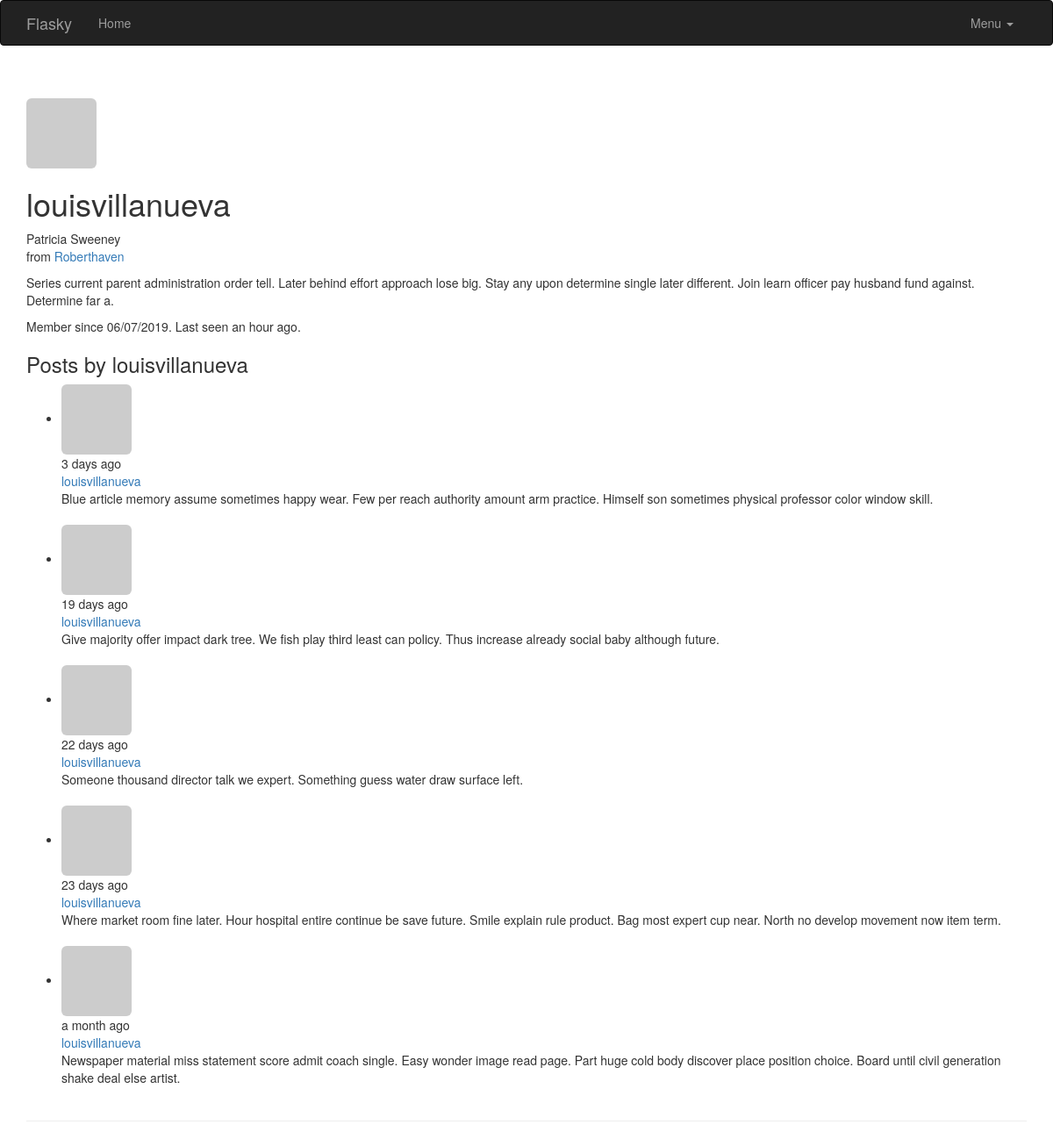
The app's page /user/louisvillanueva with its own data.
### app/models.py (models this page shows, shortened)
class User(UserMixin,db.Model):
    __tablename__ = 'users'
    id = db.Column(db.Integer, primary_key=True)
    email = db.Column(db.String(64),unique=True,index=True)
    username = db.Column(db.String(64), unique=True, index=True)
    password_hash = db.Column(db.String(128))
    role_id = db.Column(db.Integer, db.ForeignKey('roles.id'))
    confirmed = db.Column(db.Boolean,default=False)
    posts = db.relationship('Post',backref='author',lazy='dynamic')
    name = db.Column(db.String(64))
    location = db.Column(db.String(64))
    about_me = db.Column(db.Text())
    member_since = db.Column(db.DateTime(),default=datetime.utcnow)
    last_seen = db.Column(db.DateTime(),default=datetime.utcnow)
    avatar_hash = db.Column(db.String(32))
    @property
    def password(self):
        raise AttributeError('password is not a readable attribute')
    def gravatar(self,size=100,default='identicon',rating='g'):
        if request.is_secure:
            url = 'http://secure.gravatar.com/avatar'
        else:
            url = 'http://www.gravatar.com/avatar'
        hash = self.avatar_hash or self.gravatar_hash()
        return '{url}/{hash}?s={size}&d={default}&r={rating}'.format(url=url,hash=hash,size=size,default=default,rating=rating)

class Post(db.Model):
    __tablename__ = 'posts'
    id = db.Column(db.Integer,primary_key=True)
    body = db.Column(db.Text)
    timestamp = db.Column(db.DateTime,index=True,default=datetime.utcnow)
    author_id = db.Column(db.Integer,db.ForeignKey('users.id'))

### app/main/views.py (the view)
@main.route('/user/<username>')
def user(username):
    user = User.query.filter_by(username=username).first_or_404()
    if user is None:
        abort(404)
    posts = user.posts.order_by(Post.timestamp.desc()).all()
    return render_template('user.html', user = user,posts=posts)

### app/auth/views.py (called while the page is built)
@auth.before_app_request
def before_request():
    if current_user.is_authenticated:
        current_user.ping()
        if  not current_user.confirmed \
            and request.endpoint\
            and request.blueprint != "auth" \
            and request.endpoint != 'static':
                return redirect(url_for('auth.unconfirmed'))

### app/main/__init__.py (called while the page is built)
@main.app_context_processor
def inject_permissions():
    return dict(Permission=Permission)

### app/models.py (called while the page is built)
    def is_administrator(self):
        return False

### app/templates/user.html (shortened to what this page needs)
{% extends "base.html" %}
{% block page_content %}
<div class="page-header">
    <img class="img-rounded profile-thumbnail" src="{{ user.gravatar(size=256) }}">
    <div class="profile-header">
        <h1>{{ user.username }}</h1>
        {% if user.name or user.location %}
        <p>
            {% if user.name %}{{ user.name }}<br>{% endif %}
            {% if user.location %}
                from <a href="http://maps.google.com/?q={{ user.location }}">{{ user.location }}</a><br>
            {% endif %}
        </p>
        {% endif %}
        {% if user.about_me %}<p>{{ user.about_me }}</p>{% endif %}
        <p>Member since {{ moment(user.member_since).format('L') }}. Last seen {{ moment(user.last_seen).fromNow() }}.</p>
        <h3>Posts by {{ user.username }}</h3>
        {% include '_posts.html' %}
    </div>
</div>
{% endblock %}

### app/templates/_posts.html
<ul class="posts">
        {% for post in posts %}
        <li class="post">
            <div class = "profile-thumbnail">
                 <a href="{{url_for('.user',username=post.author.username)}}">
                     <img class="img-rounded profile-thumbnail" src="{{post.author.gravatar(size=40)}}">
                 </a>
            </div>
            <div class="post-date">{{moment(post.timestamp).fromNow()}}</div>
            <div class="post-author">
                <a href="{{url_for('.user',username=post.author.username)}}">
                    {{post.author.username}}
                </a>
            </div>
            <div class="post-body">{{post.body}}</div>
            <br>
        </li>
        {% endfor %}
</ul>

### records on screen
User: username "louisvillanueva", name "Patricia Sweeney", location "Roberthaven", about_me "Series current parent administration order tell. Later behind effort approach lose big. Stay any upon determine single later different. Join learn officer pay husband fund against. Determine far a.", member_since "06/07/2019", last_seen "an hour ago"
Post: timestamp "3 days ago", author.username "louisvillanueva", body "Blue article memory assume sometimes happy wear. Few per reach authority amount arm practice. Himself son sometimes physical professor color window skill."
Post: timestamp "19 days ago", author.username "louisvillanueva", body "Give majority offer impact dark tree. We fish play third least can policy. Thus increase already social baby although future."
Post: timestamp "22 days ago", author.username "louisvillanueva", body "Someone thousand director talk we expert. Something guess water draw surface left."
Post: timestamp "23 days ago", author.username "louisvillanueva", body "Where market room fine later. Hour hospital entire continue be save future. Smile explain rule product. Bag most expert cup near. North no develop movement now item term."
Post: timestamp "a month ago", author.username "louisvillanueva", body "Newspaper material miss statement score admit coach single. Easy wonder image read page. Part huge cold body discover place position choice. Board until civil generation shake deal else artist."
